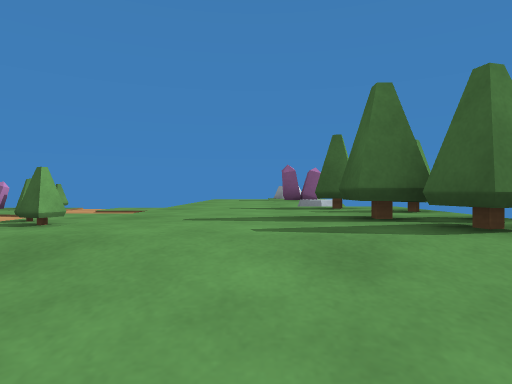
view 1 (above)

22 first-person views from a walk through a Unity game level. The camera is 0.33 m above the floor, looks level and sees 75° across. The floor is counted in squares, 0.5 m on a side. Each view is taken from the middle of a square. On the plan, view 1 faces up. The plan holds only what a view shows up to about 10 squares ahead; the rest is blank. Some animated figures are left out. Surface patterns are stand-ins for the level's own textures.

view 2
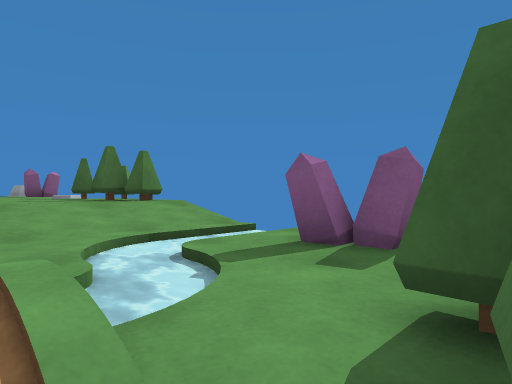

view 3
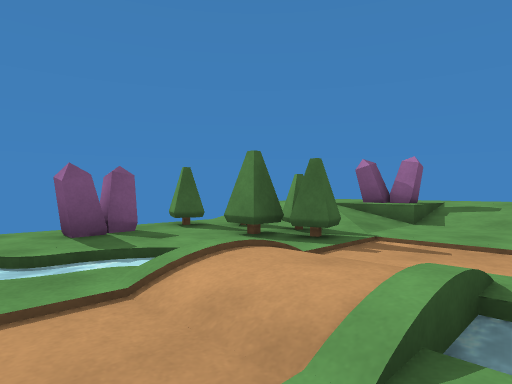

view 4
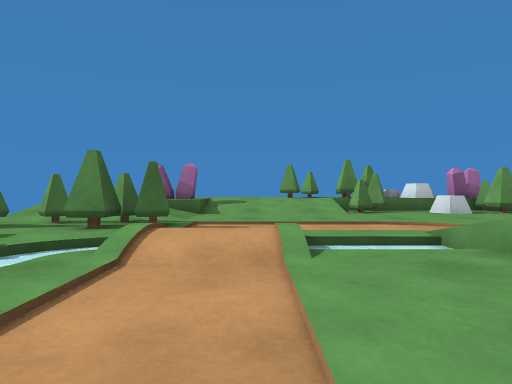

view 5
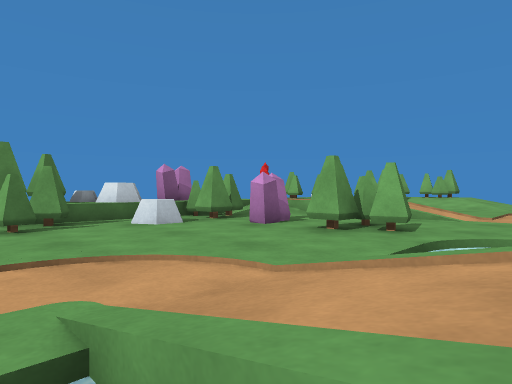

view 6
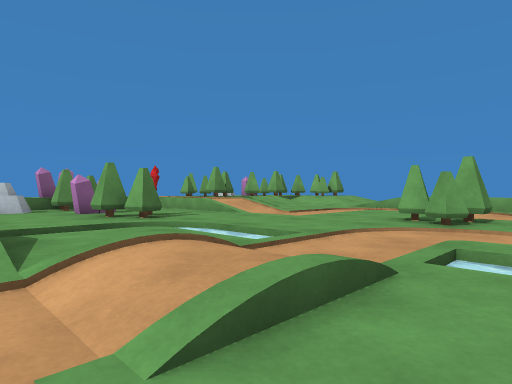

view 7
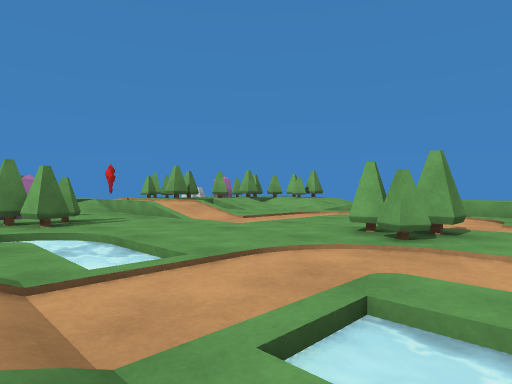

view 8
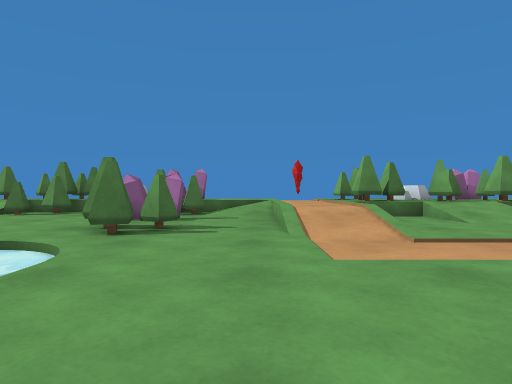

view 9
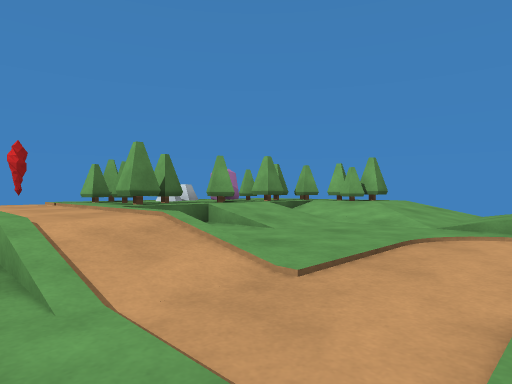

view 10
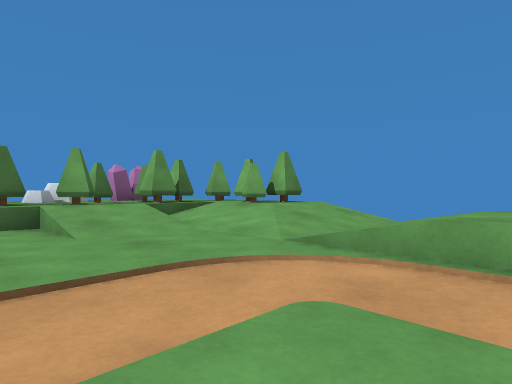

view 11
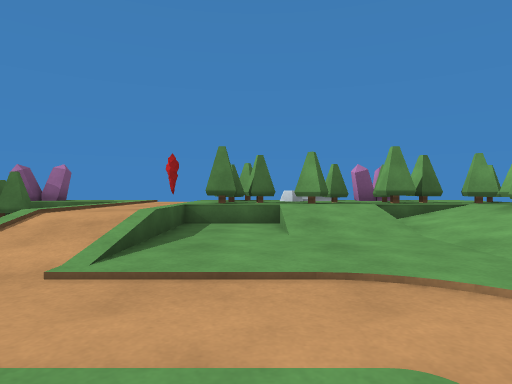

view 12
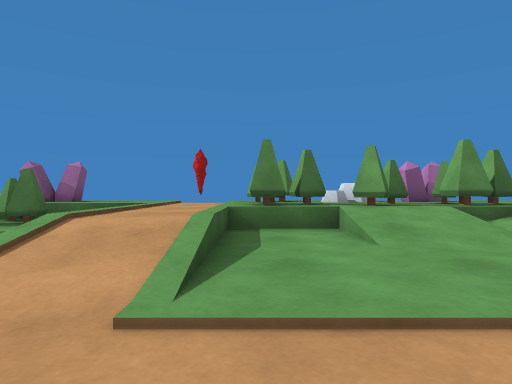

view 13
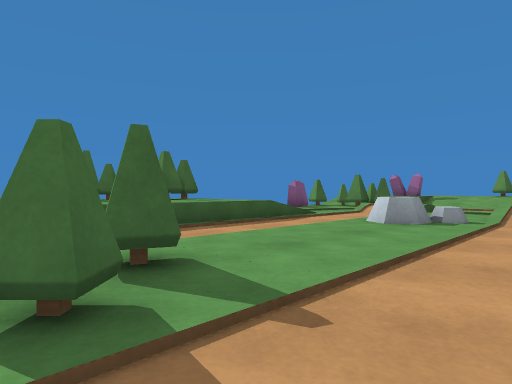

view 14
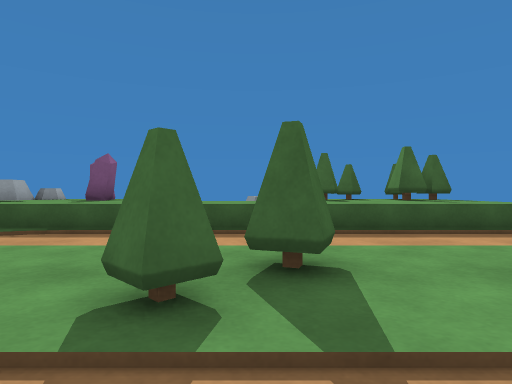

view 15
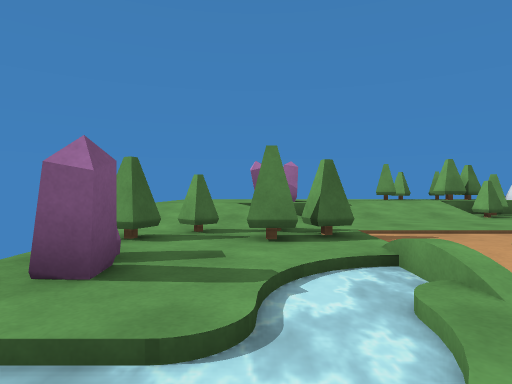

view 16
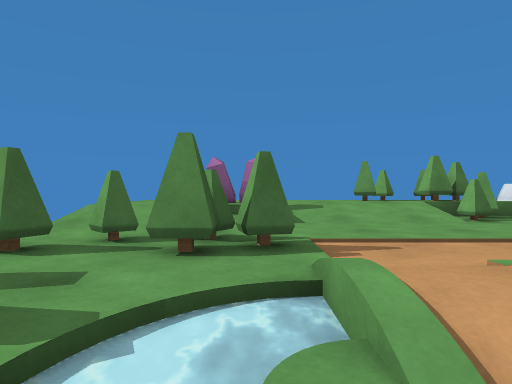

view 17
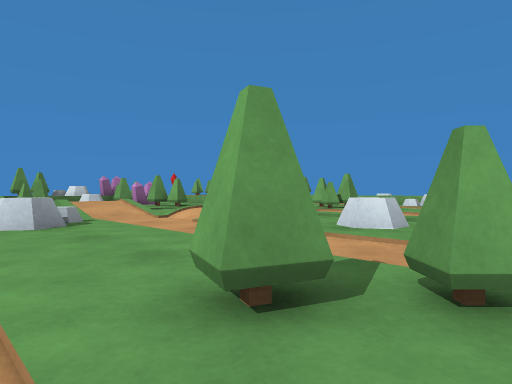

view 18
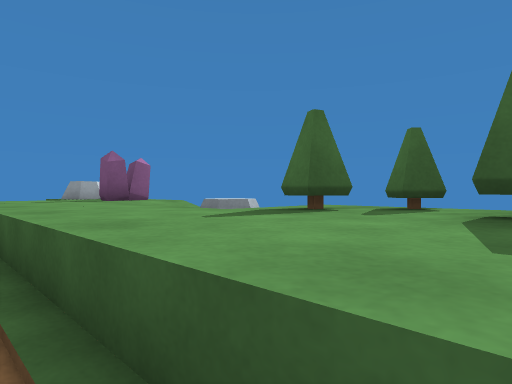

view 19
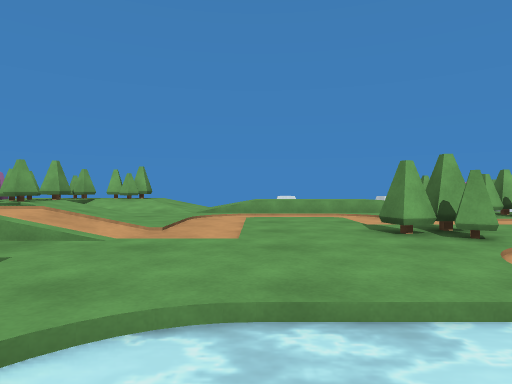

view 20
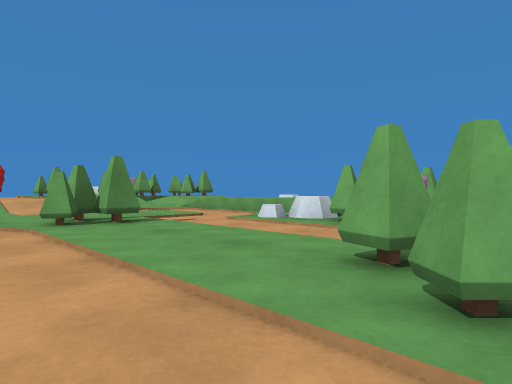

view 21
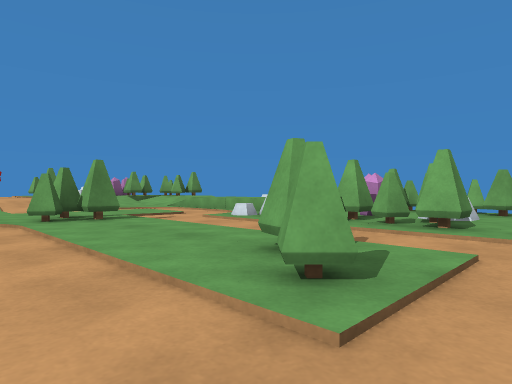

view 22
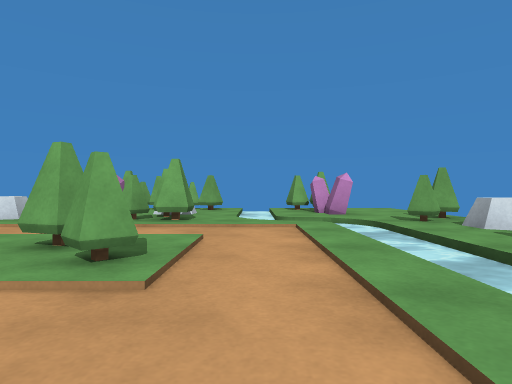

### Floor plan
Key: @ floor where view 1 was taken; # wall or solid block; x gap in a wall; . main floor; - floor 0.05 m lower than the main floor; : floor 0.15 m higher than the main floor; + floor 0.2 m higher than the main floor; / step, stairs or slope; = window, fence, low wall or low ledge; ≈ water the walk keeps out of; v drop or lower ground.
Columns run from 23 left of view 1 to 3 right of it. Each row starts with its distance up from view 1.
 14      =
 13    ###==                #=
 12    #......             /+
 11   ##.≈≈≈≈≈≈          .++##
 10   ..≈≈......      ..--++++
  9   ≈≈≈.-------    ...--++//
  8  x....--..--    --..--++.=
  7 ##==##--##--    --##--++==
  6  # =##--..--  =.--..--++++
  5  #####--..--≈ ==--..--++##
  4     =#--..-- ≈..--..--+++x
  3     ==--..--≈≈..--..--++##=
  2     .=--..--.≈//--.=--+++#
  1     .---##.---//--==--////
  0     --......≈≈////=.--.@..
 -1     --......≈≈..//..--.≈≈≈
 -2   ++--......≈≈..//..//≈≈##
 -3  ///.-----...≈≈≈//≈≈//≈.##
 -4 ........//......//..//...
 -5 ////....//..##...-----####
 -6 ++//....//.............##.
 -7 ##////..::..##........////
 -8  #//+#=#::....=.......=/++
 -9  #######:://##==##////##++
-10       ##::/=#####v+++++
-11        # #++## ##### ++
-12             #

Positions as (right, up) in squares from view 1, and headings:
1: (0, 0), facing up
2: (-2, -5), facing up-right
3: (-4, -1), facing down-right
4: (-3, 1), facing down
5: (-5, -2), facing down-left
6: (-7, 3), facing down-left
7: (-9, 3), facing down-left
8: (-13, 1), facing down
9: (-13, -2), facing down-left
10: (-16, -1), facing down-left
11: (-17, -1), facing down
12: (-16, -2), facing down
13: (-7, 8), facing down-right
14: (-7, 7), facing right
15: (0, 0), facing down
16: (-1, -1), facing down
17: (-3, 8), facing down-left
18: (-2, 3), facing up-right
19: (-9, -2), facing left
20: (-12, 8), facing down-left
21: (-12, 9), facing down-left
22: (-11, 9), facing left
